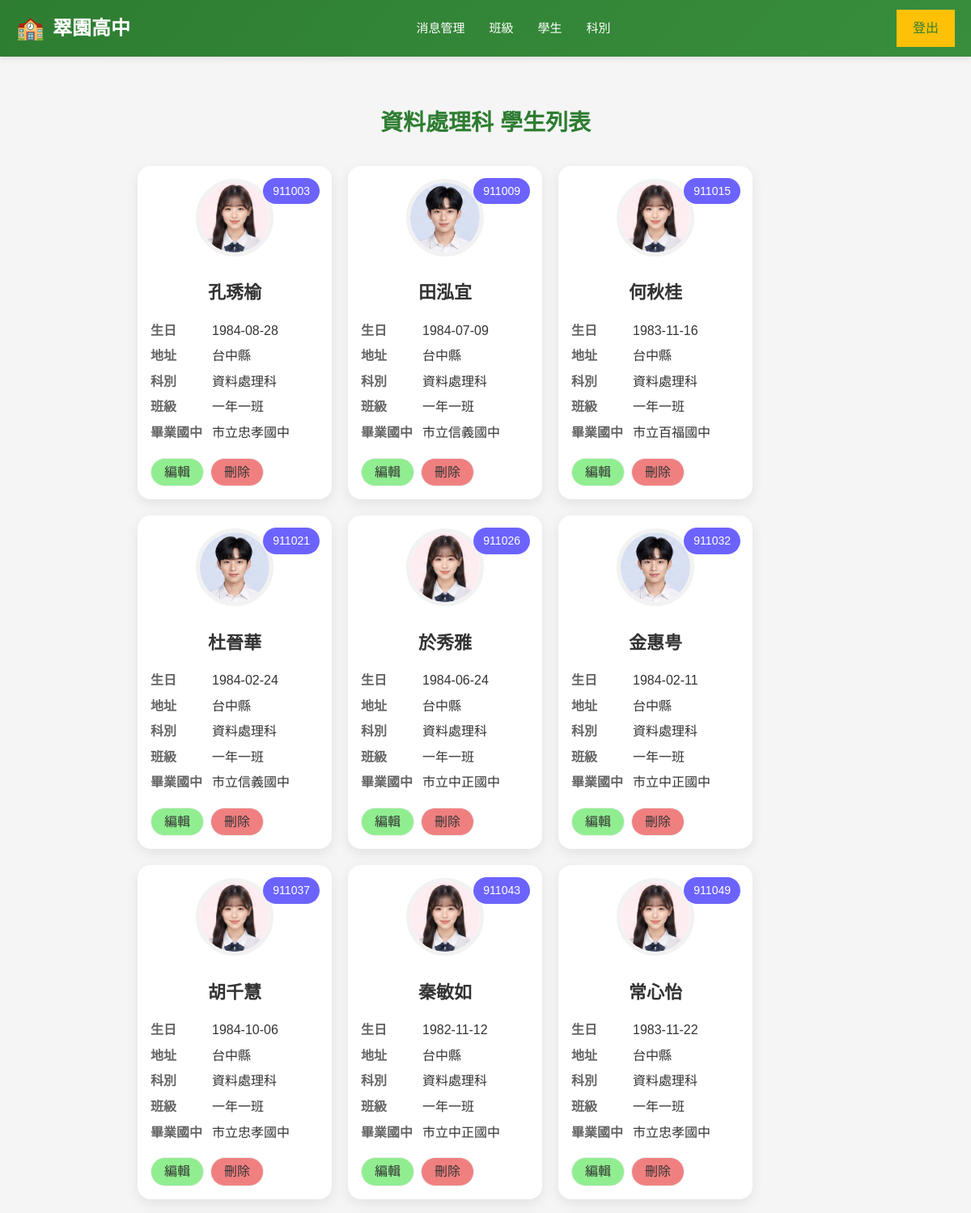
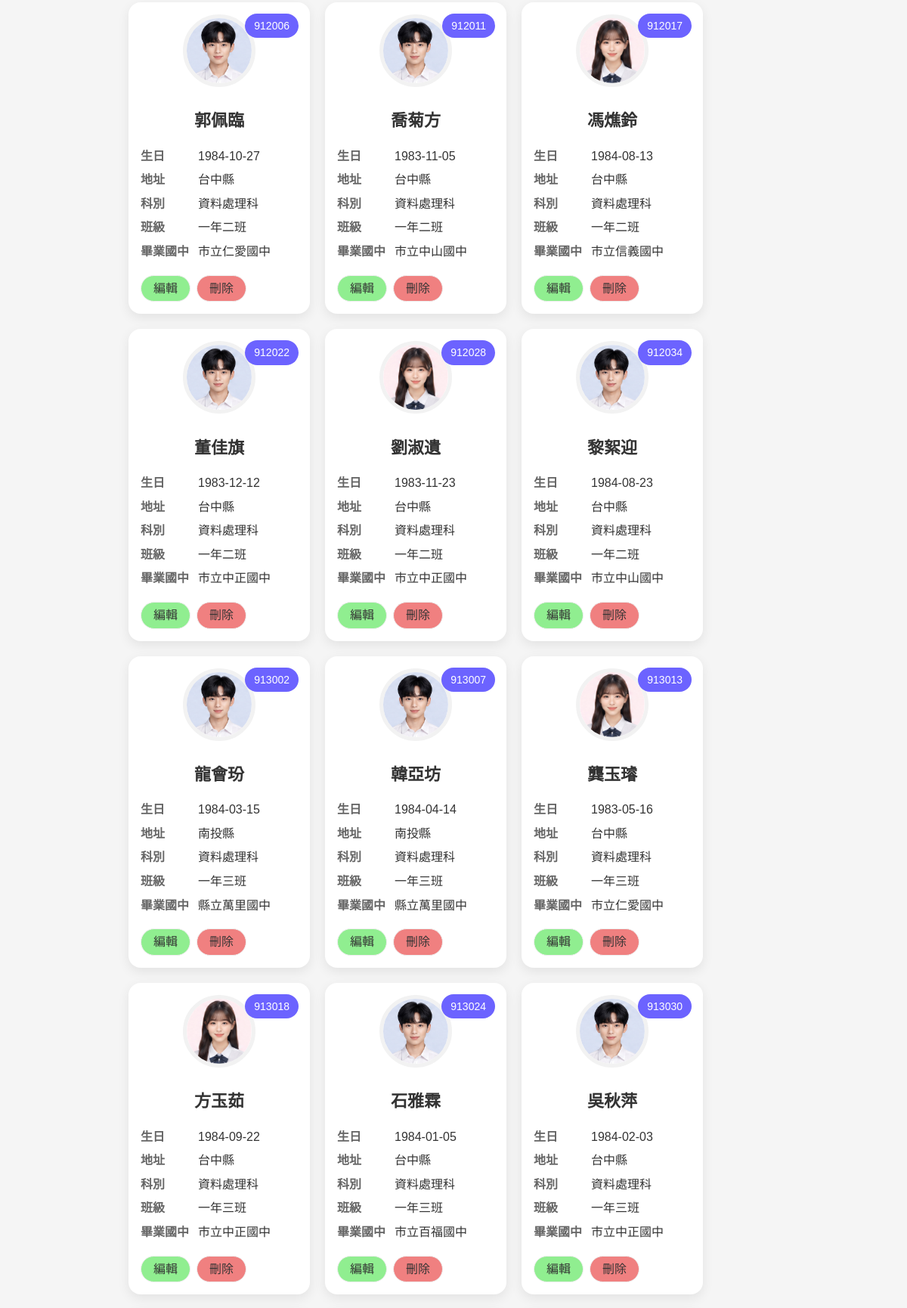
Page /school/admin.php?inc=subject_students&dept=3 (upper part) on the committed database (2 pictures, top to bottom).
### tables this page shows
CREATE TABLE `dept` (
  `id` int(10) UNSIGNED NOT NULL,
  `code` varchar(3) NOT NULL,
  `name` varchar(32) NOT NULL
);

CREATE TABLE `students` (
  `id` int(10) UNSIGNED NOT NULL,
  `school_num` int(6) DEFAULT NULL COMMENT '學號',
  `name` varchar(8) DEFAULT NULL COMMENT '姓名',
  `birthday` date DEFAULT NULL COMMENT '出生年月日',
  `uni_id` varchar(10) DEFAULT NULL COMMENT '身分證號碼',
  `addr` varchar(32) DEFAULT NULL COMMENT '住址',
  `parents` varchar(8) DEFAULT NULL COMMENT '家長',
  `tel` varchar(16) DEFAULT NULL COMMENT '電話',
  `dept` varchar(8) DEFAULT NULL COMMENT '科別',
  `graduate_at` varchar(16) DEFAULT NULL COMMENT '畢業國中',
  `status_code` varchar(4) DEFAULT NULL
);

CREATE TABLE `classes` (
  `id` int(10) UNSIGNED NOT NULL,
  `code` varchar(3) NOT NULL,
  `name` varchar(12) NOT NULL,
  `tutor` varchar(8) NOT NULL
);

CREATE TABLE `graduate_school` (
  `id` int(10) UNSIGNED NOT NULL,
  `county` varchar(8) NOT NULL,
  `name` varchar(64) NOT NULL
);

### school/include/subject_students.php (the view)
<?php
$dept_name=$pdo->query("SELECT `name` FROM `dept` WHERE `id`='{$_GET['dept']}'")->fetchColumn();
?>
<h2 style="text-align:center"><?= $dept_name; ?> 學生列表</h2>
<?php
$sql="select
             `students`.`school_num`,
             `students`.`name`,
             `classes`.`name` as 'class_name',
             `dept`.`name` as 'dept_name',
             `addr`,
             `uni_id`,
             `graduate_school`.`name` as 'graduate_school',
             `birthday`
        from `class_student`,
             `students`,
             `dept`,
             `graduate_school`,
             `classes`
       where `class_student`.`school_num`=`students`.`school_num` AND
             `dept`.`id`=`students`.`dept` AND
             `graduate_school`.`id`=`students`.`graduate_at` AND
             `classes`.`code`=`class_student`.`class_code` AND
             `students`.`dept`='{$_GET['dept']}'";
$students=$pdo->query($sql)->fetchAll();
echo "<div class='student-list'>";
foreach($students as $student):?>
    <div class="student-card">
        <div class="student-id">
            <?= $student['school_num']; ?>
        </div>
        <div class="student-photo">
            <?php if(isset($student['header'])):;?>
            <img src="img/<?= $student['header']; ?>">
            <?php else :;?>
            <img src="img/<?= (mb_substr($student['uni_id'],1,1)==1)?'header_default_boy.jpg':'header_default_girl.jpg'; ?>">
            <?php endif;?>
        </div>
        <div class="student-name">
            <?= $student['name'] ?>
        </div>
        <div class="student-info">
            <div class="info-row">
                <span class="label">生日</span>
                <span class="value"><?= $student['birthday']; ?></span>
            </div>
            <div class="info-row">
                <span class="label">地址</span>
                <span class="value"><?= mb_substr($student['addr'],0,3); ?></span>
            </div>
            <div class="info-row">
                <span class="label">科別</span>
                <span class="value"><?= $student['dept_name']; ?></span>
            </div>
            <div class="info-row">
                <span class="label">班級</span>
                <span class="value"><?= $student['class_name']; ?></span>
            </div>
            <div class="info-row">
                <span class="label">畢業國中</span>
                <span class="value"><?= $student['graduate_school']; ?></span>
            </div>
            <div class="btn-row">
                <a class="edit-btn" href="?inc=edit_student&num=<?= $student['school_num']; ?>">編輯</a>
                <a class="del-btn" href="?inc=delete_student&num=<?= $student['school_num']; ?>">刪除</a>
            </div>
        </div>
    </div>
    <?php endforeach;?>
</div>

### school/css/global.css (style rules this page uses)
* { margin: 0; padding: 0; box-sizing: border-box; }
:root { --primary-color: #2e7d32; --primary-light: #388e3c; --accent-color: #ff9800; --accent-dark: #f57c00; --secondary-color: #ffc107; --text-primary: #333; --text-secondary: #666; --text-light: #999; --bg-light: #f5f5f5; --bg-lightest: #f9fbe7; --border-color: #e0e0e0; --shadow-sm: 0 2px 4px rgba(0, 0, 0, 0.1); --shadow-md: 0 4px 12px rgba(0, 0, 0, 0.08); --shadow-lg: 0 8px 20px rgba(0, 0, 0, 0.15); --transition: all 0.3s ease; }
html, body { font-family: 'Arial', 'Microsoft YaHei', sans-serif; line-height: 1.6; color: var(--text-primary); }
body { background-color: var(--bg-light); }
a { color: var(--primary-color); text-decoration: none; transition: var(--transition); }
h1, h2, h3, h4, h5, h6 { color: var(--primary-color); margin-bottom: 15px; }
h2 { font-size: 28px; }

### school/css/admin-layout.css (style rules this page uses)
.main-content h2 { text-align: center; margin-bottom: 30px; font-size: 28px; color: #2e7d32; }

### school/css/card.css (style rules this page uses)
.student-list { display: flex; flex-wrap: wrap; gap: 20px; margin: 16px 0; }
.student-card { width: 240px; background: #ffffff; border-radius: 16px; padding: 16px; box-shadow: 0 5px 15px rgba(0, 0, 0, 0.08); position: relative; transition: 0.3s; }
.student-id { position: absolute; top: 15px; right: 15px; background: #6c63ff; color: white; padding: 5px 12px; border-radius: 30px; font-size: 14px; }
.student-photo { text-align: center; margin-bottom: 15px; }
.student-photo img { width: 96px; height: 96px; border-radius: 50%; object-fit: cover; border: 5px solid #f2f2f2; }
.student-name { text-align: center; font-size: 22px; font-weight: bold; margin-bottom: 16px; margin-top: 20px; }
.student-info { display: flex; flex-direction: column; gap: 6px; }
.info-row { display: flex; }
.label { width: 76px; color: #666; font-weight: bold; }
.value { flex: 1; color: #333; }
.btn-row { display: flex; gap: 8px; margin-top: 12px; }
a.edit-btn { padding: 4px 16px; border: 1px solid #eee; border-radius: 20px; background: lightgreen; text-decoration: none; cursor: pointer; transition: all 0.3s ease; display: inline-block; color: #333; }
a.del-btn { padding: 4px 16px; border: 1px solid #eee; border-radius: 20px; background: lightcoral; text-decoration: none; cursor: pointer; transition: all 0.3s ease; display: inline-block; color: #333; }

### rows in the picture
dept: name "資料處理科"
students: school_num "911003", name "孔琇榆", birthday "1984-08-28", addr "台中縣", dept.name "資料處理科", classes.name "一年一班", graduate_school.name "市立忠孝國中"
students: school_num "911009", name "田泓宜", birthday "1984-07-09", addr "台中縣", dept.name "資料處理科", classes.name "一年一班", graduate_school.name "市立信義國中"
students: school_num "911015", name "何秋桂", birthday "1983-11-16", addr "台中縣", dept.name "資料處理科", classes.name "一年一班", graduate_school.name "市立百福國中"
students: school_num "911021", name "杜晉華", birthday "1984-02-24", addr "台中縣", dept.name "資料處理科", classes.name "一年一班", graduate_school.name "市立信義國中"
students: school_num "911026", name "於秀雅", birthday "1984-06-24", addr "台中縣", dept.name "資料處理科", classes.name "一年一班", graduate_school.name "市立中正國中"
students: school_num "911032", name "金惠甹", birthday "1984-02-11", addr "台中縣", dept.name "資料處理科", classes.name "一年一班", graduate_school.name "市立中正國中"
students: school_num "911037", name "胡千慧", birthday "1984-10-06", addr "台中縣", dept.name "資料處理科", classes.name "一年一班", graduate_school.name "市立忠孝國中"
students: school_num "911043", name "秦敏如", birthday "1982-11-12", addr "台中縣", dept.name "資料處理科", classes.name "一年一班", graduate_school.name "市立中正國中"
students: school_num "911049", name "常心怡", birthday "1983-11-22", addr "台中縣", dept.name "資料處理科", classes.name "一年一班", graduate_school.name "市立忠孝國中"
students: school_num "912006", name "郭佩臨", birthday "1984-10-27", addr "台中縣", dept.name "資料處理科", classes.name "一年二班", graduate_school.name "市立仁愛國中"
students: school_num "912011", name "喬菊方", birthday "1983-11-05", addr "台中縣", dept.name "資料處理科", classes.name "一年二班", graduate_school.name "市立中山國中"
students: school_num "912017", name "馮燋鈴", birthday "1984-08-13", addr "台中縣", dept.name "資料處理科", classes.name "一年二班", graduate_school.name "市立信義國中"
students: school_num "912022", name "董佳旗", birthday "1983-12-12", addr "台中縣", dept.name "資料處理科", classes.name "一年二班", graduate_school.name "市立中正國中"
students: school_num "912028", name "劉淑遺", birthday "1983-11-23", addr "台中縣", dept.name "資料處理科", classes.name "一年二班", graduate_school.name "市立中正國中"
students: school_num "912034", name "黎絮迎", birthday "1984-08-23", addr "台中縣", dept.name "資料處理科", classes.name "一年二班", graduate_school.name "市立中山國中"
students: school_num "913002", name "龍會玢", birthday "1984-03-15", addr "南投縣", dept.name "資料處理科", classes.name "一年三班", graduate_school.name "縣立萬里國中"
students: school_num "913007", name "韓亞坊", birthday "1984-04-14", addr "南投縣", dept.name "資料處理科", classes.name "一年三班", graduate_school.name "縣立萬里國中"
students: school_num "913013", name "龔玉璿", birthday "1983-05-16", addr "台中縣", dept.name "資料處理科", classes.name "一年三班", graduate_school.name "市立仁愛國中"
students: school_num "913018", name "方玉茹", birthday "1984-09-22", addr "台中縣", dept.name "資料處理科", classes.name "一年三班", graduate_school.name "市立中正國中"
students: school_num "913024", name "石雅霖", birthday "1984-01-05", addr "台中縣", dept.name "資料處理科", classes.name "一年三班", graduate_school.name "市立百福國中"
students: school_num "913030", name "吳秋萍", birthday "1984-02-03", addr "台中縣", dept.name "資料處理科", classes.name "一年三班", graduate_school.name "市立中正國中"
